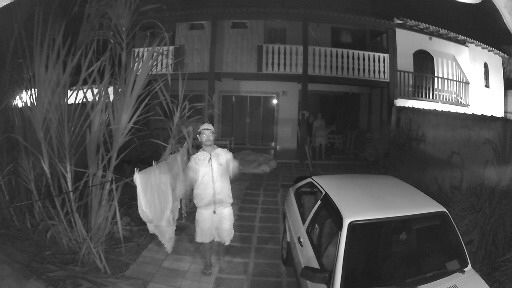
#> input picture dataset/cctv halaman rumah/IMG-20251221-WA0002.jpg, 512 x 288 px
$ python -i tst1.py   (imports and definitions only)   (older library calls are emulated)
#> lines starting #> are read from the running program, lines starting #| are printed output that depends on the picture
#> further down, picture is the input picture: shape (288, 512, 3); min 8, max 255, mean 75.6
import streamlit as st
import cv2
import numpy as np
from PIL import Image
import io
import matplotlib.pyplot as plt
import os

# =========================
# IMAGE PROCESSING FUNCTIONS
# =========================

# [4 lines left out: function resize_image, not called in this run]

def normalize_image(img):
    return cv2.normalize(img, None, 0, 255, cv2.NORM_MINMAX)

def median_denoising(img, k):
    return cv2.medianBlur(img, k)

def nlm_denoising(img, h):
    return cv2.fastNlMeansDenoisingColored(img, None, h, h, 7, 21)

# [15 lines left out: functions dark_channel, dehazing, not called in this run]

def sharpening(img):
    kernel = np.array([[0,-1,0],[-1,5,-1],[0,-1,0]])
    return cv2.filter2D(img, -1, kernel)

def apply_clahe(img):
    lab = cv2.cvtColor(img, cv2.COLOR_BGR2LAB)
#> lab: shape (288, 512, 3); mean of channels 0, 1, 2 79.8, 128, 128
    l, a, b = cv2.split(lab)
#> a: shape (288, 512); every value is 128
    clahe = cv2.createCLAHE(2.0, (8,8))
    cl = clahe.apply(l)
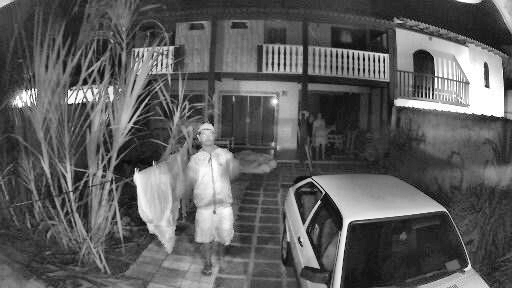
#> cl: shape (288, 512); min 2, max 255, mean 92.8
    return cv2.cvtColor(cv2.merge((cl,a,b)), cv2.COLOR_LAB2BGR)

# [18 lines left out: functions contour_overlay, load_css, not called in this run]

# =========================
# QUALITY METRICS (SIMPLE)
# =========================

def blur_score(img):
    gray = cv2.cvtColor(img, cv2.COLOR_BGR2GRAY)
    return cv2.Laplacian(gray, cv2.CV_64F).var()

def haze_score(img):
    return np.mean(dark_channel(img.astype(float)/255))

# =========================
# STREAMLIT UI
# =========================

# [3 lines not run here, left out]
# [1 line that did not run here, left out]

#======
#tab app
#======
# [122 lines not run here, left out]

>>> import cv2
>>> picture = cv2.imread('dataset/cctv halaman rumah/IMG-20251221-WA0002.jpg')
>>> result = apply_clahe(picture)

$ run again, on dataset/cctv halaman rumah/IMG-20251221-WA0003.jpg
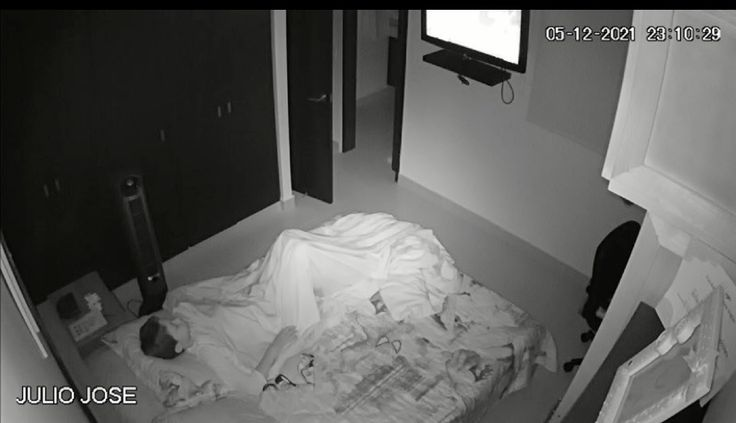
#> input picture dataset/cctv halaman rumah/IMG-20251221-WA0003.jpg, 736 x 423 px
#> picture is the input picture: shape (423, 736, 3); mean B, G, R 91.6, 93.8, 93.7
#> lab: shape (423, 736, 3); mean of channels 0, 1, 2 97.9, 127.7, 129.2
#> in apply_clahe, `cl = clahe.apply(l)`:
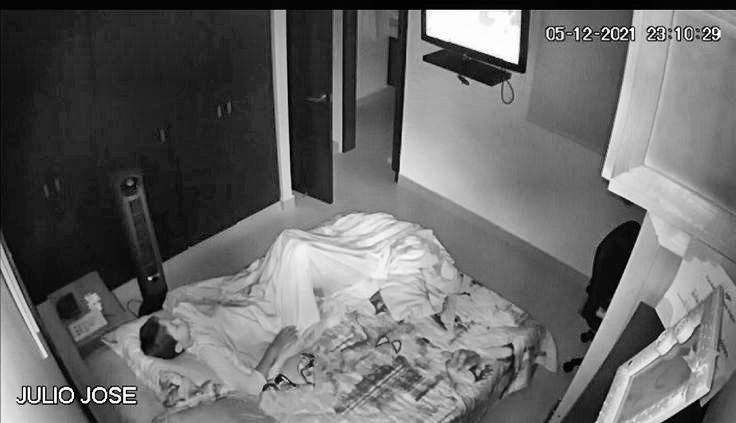
#> cl: shape (423, 736); min 0, max 255, mean 104.5

$ run again, on dataset/cctv halaman rumah/IMG-20251221-WA0004.jpg
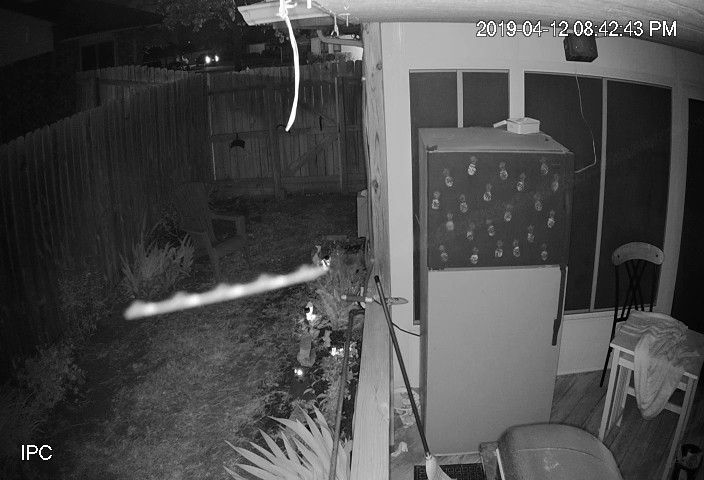
#> input picture dataset/cctv halaman rumah/IMG-20251221-WA0004.jpg, 704 x 480 px
#> picture is the input picture: shape (480, 704, 3); min 0, max 255, mean 74
#> lab: shape (480, 704, 3); mean of channels 0, 1, 2 77.5, 128, 128
#> a: shape (480, 704); every value is 128
#> in apply_clahe, `cl = clahe.apply(l)`:
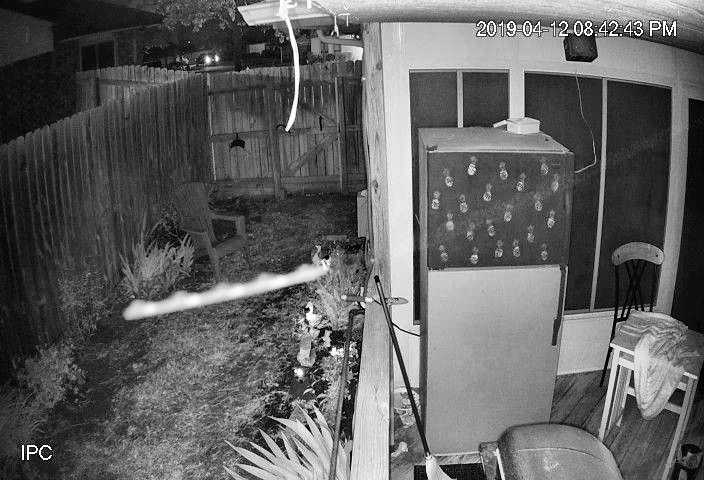
#> cl: shape (480, 704); min 0, max 255, mean 96.7

$ run again, on dataset/cctv halaman rumah/IMG-20251221-WA0005.jpg
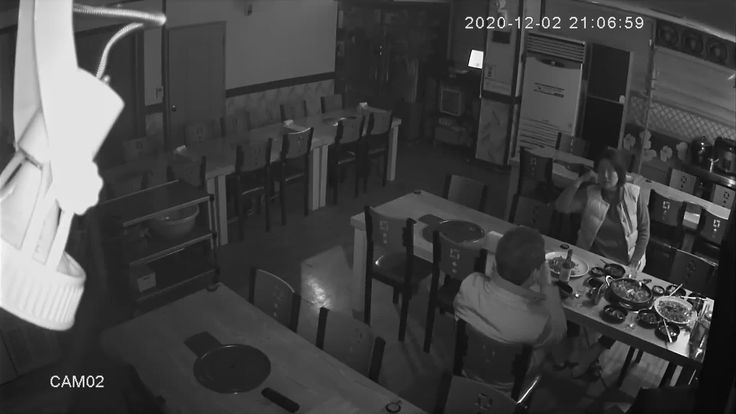
#> input picture dataset/cctv halaman rumah/IMG-20251221-WA0005.jpg, 736 x 414 px
#> picture is the input picture: shape (414, 736, 3); min 0, max 255, mean 68.9
#> lab: shape (414, 736, 3); mean of channels 0, 1, 2 72, 128, 128
#> a: shape (414, 736); every value is 128
#> in apply_clahe, `cl = clahe.apply(l)`:
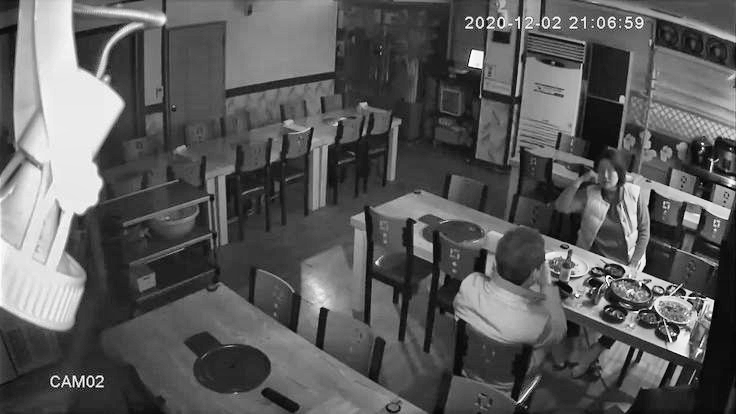
#> cl: shape (414, 736); min 0, max 255, mean 91.4
